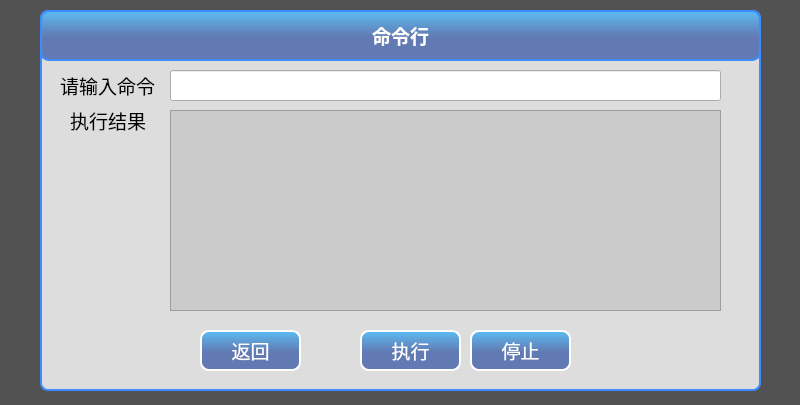
<?xml version="1.0" encoding="UTF-8"?>
<ui version="4.0">
 <class>cmdrundialogClass</class>
 <widget class="QDialog" name="cmdrundialogClass">
  <property name="geometry">
   <rect>
    <x>0</x>
    <y>0</y>
    <width>800</width>
    <height>405</height>
   </rect>
  </property>
  <property name="windowTitle">
   <string>cmdrundialog</string>
  </property>
  <property name="styleSheet">
   <string notr="true">QPushButton {
	background-color: qlineargradient(spread:pad, x1:1, y1:0.67, x2:1, y2:0, stop:0.204545 rgba(98, 122, 179, 255), stop:1 rgba(91, 188, 241, 255));

color: rgb(255, 255, 255);
border-style: solid;
border-width: 2px;
border-radius:9px;
}
QGroupBox#groupBox {
	border: 2px solid rgb(61, 139, 255);
	border-radius: 8px;	
	background-color: rgb(221, 221, 221);
}</string>
  </property>
  <widget class="QWidget" name="widget" native="true">
   <property name="geometry">
    <rect>
     <x>0</x>
     <y>0</y>
     <width>800</width>
     <height>480</height>
    </rect>
   </property>
   <property name="styleSheet">
    <string notr="true">#widget{ background-color: rgba(38, 38, 38, 200); }</string>
   </property>
   <widget class="QGroupBox" name="groupBox">
    <property name="geometry">
     <rect>
      <x>40</x>
      <y>10</y>
      <width>721</width>
      <height>381</height>
     </rect>
    </property>
    <property name="title">
     <string/>
    </property>
    <widget class="QLabel" name="label_3">
     <property name="geometry">
      <rect>
       <x>0</x>
       <y>0</y>
       <width>721</width>
       <height>51</height>
      </rect>
     </property>
     <property name="font">
      <font>
       <pointsize>14</pointsize>
       <weight>75</weight>
       <bold>true</bold>
      </font>
     </property>
     <property name="styleSheet">
      <string notr="true">background-color: qlineargradient(spread:pad, x1:1, y1:0.67, x2:1, y2:0, stop:0.204545 rgba(98, 122, 179, 255), stop:1 rgba(91, 188, 241, 255));

color: rgb(255, 255, 255);
border-style: solid;
border-width: 2px;
border-radius:9px;
border-color: rgb(61, 139, 255);</string>
     </property>
     <property name="text">
      <string>命令行</string>
     </property>
     <property name="alignment">
      <set>Qt::AlignCenter</set>
     </property>
    </widget>
    <widget class="QLabel" name="label_2">
     <property name="geometry">
      <rect>
       <x>30</x>
       <y>100</y>
       <width>91</width>
       <height>21</height>
      </rect>
     </property>
     <property name="font">
      <font>
       <pointsize>14</pointsize>
      </font>
     </property>
     <property name="text">
      <string>执行结果</string>
     </property>
    </widget>
    <widget class="QTextEdit" name="textEdit">
     <property name="geometry">
      <rect>
       <x>130</x>
       <y>100</y>
       <width>551</width>
       <height>201</height>
      </rect>
     </property>
     <property name="styleSheet">
      <string notr="true">background-color: rgb(203, 203, 203);</string>
     </property>
     <property name="readOnly">
      <bool>true</bool>
     </property>
    </widget>
    <widget class="QLineEdit" name="lineEdit">
     <property name="geometry">
      <rect>
       <x>130</x>
       <y>60</y>
       <width>551</width>
       <height>31</height>
      </rect>
     </property>
     <property name="font">
      <font>
       <pointsize>14</pointsize>
      </font>
     </property>
    </widget>
    <widget class="QLabel" name="label">
     <property name="geometry">
      <rect>
       <x>20</x>
       <y>60</y>
       <width>101</width>
       <height>31</height>
      </rect>
     </property>
     <property name="font">
      <font>
       <pointsize>14</pointsize>
      </font>
     </property>
     <property name="text">
      <string>请输入命令</string>
     </property>
    </widget>
    <widget class="QPushButton" name="pb_close">
     <property name="geometry">
      <rect>
       <x>160</x>
       <y>320</y>
       <width>101</width>
       <height>41</height>
      </rect>
     </property>
     <property name="font">
      <font>
       <pointsize>14</pointsize>
      </font>
     </property>
     <property name="text">
      <string>返回</string>
     </property>
     <property name="autoDefault">
      <bool>false</bool>
     </property>
    </widget>
    <widget class="QPushButton" name="pb_run">
     <property name="geometry">
      <rect>
       <x>320</x>
       <y>320</y>
       <width>101</width>
       <height>41</height>
      </rect>
     </property>
     <property name="font">
      <font>
       <pointsize>14</pointsize>
      </font>
     </property>
     <property name="text">
      <string>执行</string>
     </property>
     <property name="autoDefault">
      <bool>false</bool>
     </property>
    </widget>
    <widget class="QPushButton" name="pb_stop">
     <property name="geometry">
      <rect>
       <x>430</x>
       <y>320</y>
       <width>101</width>
       <height>41</height>
      </rect>
     </property>
     <property name="font">
      <font>
       <pointsize>14</pointsize>
      </font>
     </property>
     <property name="text">
      <string>停止</string>
     </property>
     <property name="autoDefault">
      <bool>false</bool>
     </property>
    </widget>
   </widget>
  </widget>
 </widget>
 <layoutdefault spacing="6" margin="11"/>
 <tabstops>
  <tabstop>lineEdit</tabstop>
  <tabstop>textEdit</tabstop>
  <tabstop>pb_close</tabstop>
  <tabstop>pb_run</tabstop>
  <tabstop>pb_stop</tabstop>
 </tabstops>
 <resources/>
 <connections/>
</ui>
